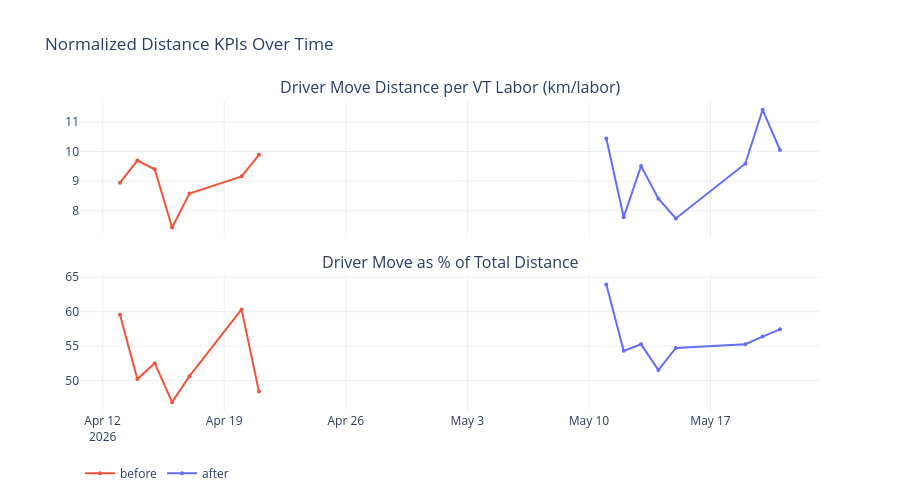

This figure's notebook cell:
### Code cell
# ── Chart: Normalized Distance KPIs ───────────────────────────────────────────
fig_dist_norm = make_subplots(
    rows=2, cols=1, shared_xaxes=True,
    subplot_titles=(
        "Driver Move Distance per VT Labor (km/labor)",
        "Driver Move as % of Total Distance",
    ),
    vertical_spacing=0.12,
)
for period_name, df, color in [
    (PERIOD_BEFORE, df_before, COLOR_BEFORE),
    (PERIOD_AFTER,  df_after,  COLOR_AFTER),
]:
    fig_dist_norm.add_trace(
        go.Scatter(x=df["date"], y=df["move_km_per_vt_labor"],
                   mode="lines+markers", name=period_name,
                   line=dict(color=color), marker=dict(size=4), legendgroup=period_name),
        row=1, col=1,
    )
    fig_dist_norm.add_trace(
        go.Scatter(x=df["date"], y=df["move_pct_of_total_distance"],
                   mode="lines+markers", name=period_name,
                   line=dict(color=color), marker=dict(size=4),
                   legendgroup=period_name, showlegend=False),
        row=2, col=1,
    )

if ADOPTION_DATE:
    for r in [1, 2]:
        fig_dist_norm.add_vline(x=ADOPTION_DATE, line_dash="dash", line_color="gray", row=r, col=1)

fig_dist_norm.update_layout(
    title="Normalized Distance KPIs Over Time",
    height=500,
    legend=dict(orientation="h", y=-0.15),
    template="plotly_white",
)
fig_dist_norm.show()

### Figure 1 — Plotly figure (JSON) as saved in the notebook; plotly's stock layout.template omitted (floating-point values rounded to 4 significant figures)
{"data": [{"legendgroup": "before", "line": {"color": "#EF553B"}, "marker": {"size": 4}, "mode": "lines+markers", "name": "before", "type": "scatter", "x": ["2026-04-13T00:00:00.000000000", "2026-04-14T00:00:00.000000000", "2026-04-15T00:00:00.000000000", "2026-04-16T00:00:00.000000000", "2026-04-17T00:00:00.000000000", "2026-04-20T00:00:00.000000000", "2026-04-21T00:00:00.000000000"], "xaxis": "x", "y": [8.946, 9.692, 9.399, 7.436, 8.582, 9.16, 9.888], "yaxis": "y"}, {"legendgroup": "before", "line": {"color": "#EF553B"}, "marker": {"size": 4}, "mode": "lines+markers", "name": "before", "showlegend": false, "type": "scatter", "x": ["2026-04-13T00:00:00.000000000", "2026-04-14T00:00:00.000000000", "2026-04-15T00:00:00.000000000", "2026-04-16T00:00:00.000000000", "2026-04-17T00:00:00.000000000", "2026-04-20T00:00:00.000000000", "2026-04-21T00:00:00.000000000"], "xaxis": "x2", "y": [59.55, 50.19, 52.5, 46.84, 50.61, 60.32, 48.39], "yaxis": "y2"}, {"legendgroup": "after", "line": {"color": "#636EFA"}, "marker": {"size": 4}, "mode": "lines+markers", "name": "after", "type": "scatter", "x": ["2026-05-11T00:00:00.000000000", "2026-05-12T00:00:00.000000000", "2026-05-13T00:00:00.000000000", "2026-05-14T00:00:00.000000000", "2026-05-15T00:00:00.000000000", "2026-05-19T00:00:00.000000000", "2026-05-20T00:00:00.000000000", "2026-05-21T00:00:00.000000000"], "xaxis": "x", "y": [10.44, 7.778, 9.51, 8.403, 7.739, 9.588, 11.41, 10.05], "yaxis": "y"}, {"legendgroup": "after", "line": {"color": "#636EFA"}, "marker": {"size": 4}, "mode": "lines+markers", "name": "after", "showlegend": false, "type": "scatter", "x": ["2026-05-11T00:00:00.000000000", "2026-05-12T00:00:00.000000000", "2026-05-13T00:00:00.000000000", "2026-05-14T00:00:00.000000000", "2026-05-15T00:00:00.000000000", "2026-05-19T00:00:00.000000000", "2026-05-20T00:00:00.000000000", "2026-05-21T00:00:00.000000000"], "xaxis": "x2", "y": [63.93, 54.3, 55.24, 51.51, 54.73, 55.27, 56.36, 57.43], "yaxis": "y2"}], "layout": {"annotations": [{"font": {"size": 16}, "showarrow": false, "text": "Driver Move Distance per VT Labor (km/labor)", "x": 0.5, "xanchor": "center", "xref": "paper", "y": 1, "yanchor": "bottom", "yref": "paper"}, {"font": {"size": 16}, "showarrow": false, "text": "Driver Move as % of Total Distance", "x": 0.5, "xanchor": "center", "xref": "paper", "y": 0.44, "yanchor": "bottom", "yref": "paper"}], "height": 500, "legend": {"orientation": "h", "y": -0.15}, "title": {"text": "Normalized Distance KPIs Over Time"}, "xaxis": {"anchor": "y", "domain": [0, 1], "matches": "x2", "showticklabels": false}, "xaxis2": {"anchor": "y2", "domain": [0, 1]}, "yaxis": {"anchor": "x", "domain": [0.56, 1]}, "yaxis2": {"anchor": "x2", "domain": [0, 0.44]}}}
